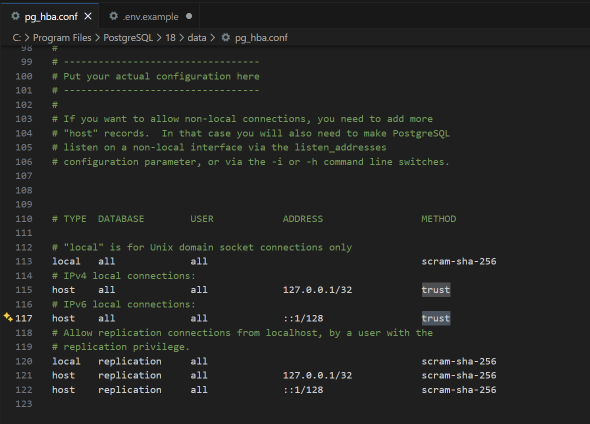
#> input picture img.png, 1179 x 847 px (shown at 1/2 size); its folder holds only this picture in this run
$ python -i preprocessing.py   (imports and definitions only)
#> lines starting #> are read from the running program, lines starting #| are printed output that depends on the picture; after the words box and inside, x2 and y2 are one past the last pixel; in counts of white or black regions, pixels touching at a corner belong together
#> further down, picture is the input picture: shape (847, 1179, 3); mean B, G, R 34.6, 36, 35.1
import os
import time
import random
from pathlib import Path
from concurrent.futures import ProcessPoolExecutor, as_completed
import multiprocessing as mp

import cv2
import numpy as np
from PIL import Image


# ===================== 你只需要改这里 =====================
IN_ROOT  = Path(os.getenv("PREPROCESS_IN_ROOT", "CHANGE_ME_PREPROCESS_IN_ROOT"))
OUT_ROOT = Path(os.getenv("PREPROCESS_OUT_ROOT", "CHANGE_ME_PREPROCESS_OUT_ROOT"))

OUT_SIZE = 384

INCLUDE_BASE = True       # 是否输出 base 图（仅拉伸到正方形+resize） -> _000
NUM_AUGS = 5              # 增强图数量（旋转后裁切） -> _001.._00x
ROTATE_DEG = 180           # 增强时旋转角度：[-20, +20]

JPG_QUALITY = 95
WORKERS = 8               # NVMe可8；普通SSD 4~6；机械2~4
PRINT_EVERY_DONE = 200    # 完成多少张“原图任务”打印一次进度

# 保险规则：增强图裁掉>30%就丢弃重做
MIN_KEEP_RATIO = 0.70     # 保留面积比例 >= 0.70 才合格（裁掉<=30%）
MAX_RETRY_PER_OUT = 20    # 每张增强输出最多重试次数
# =========================================================

IMG_EXTS = {".jpg", ".jpeg", ".png", ".bmp", ".webp"}


# [41 lines left out: functions fmt_time, resize_stretch_square, rotate_with_black, not called in this run]


def estimate_bbox_by_edges_ignore_black(img_bgr: np.ndarray, min_area=150):
#> called with min_area = 150
    h, w = img_bgr.shape[:2]
#> h = 847; w = 1179

    max_side = 720
    scale = 1.0
    if max(h, w) > max_side:
        scale = max_side / float(max(h, w))
#> scale = 0.611
        img_small = cv2.resize(img_bgr, (int(w * scale), int(h * scale)))
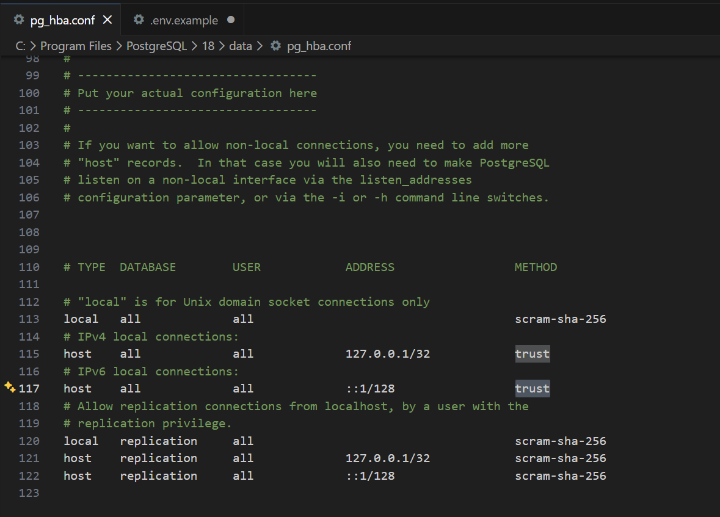
#> img_small: shape (517, 720, 3); mean B, G, R 34.6, 35.9, 35
    else:
        img_small = img_bgr

    gray = cv2.cvtColor(img_small, cv2.COLOR_BGR2GRAY)
    valid_mask = (gray > 10).astype(np.uint8) * 255
#> valid_mask: shape (517, 720); every value is 255

    gray = cv2.GaussianBlur(gray, (5, 5), 0)
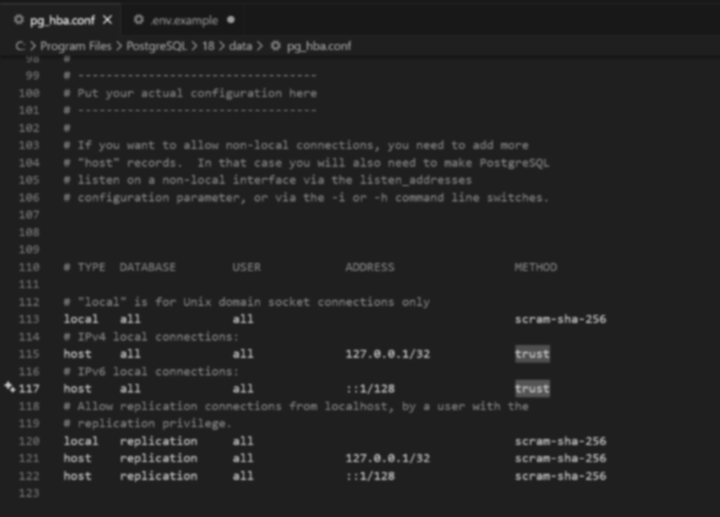
#> gray: shape (517, 720); min 23, max 193, mean 35.5
    edges = cv2.Canny(gray, 60, 160)
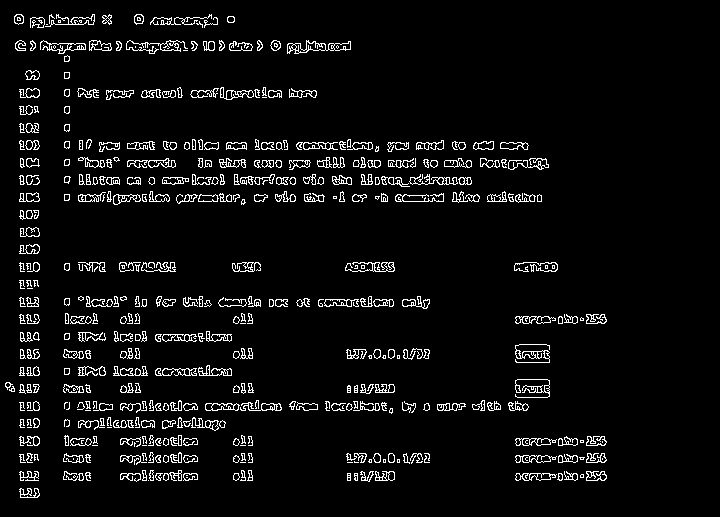
#> edges: shape (517, 720); 5.3% white in thin lines or dots, all inside (x1, y1, x2, y2) = (5, 14, 607, 498)
    edges = cv2.bitwise_and(edges, edges, mask=valid_mask)
    edges = cv2.dilate(edges, np.ones((5, 5), np.uint8), iterations=1)
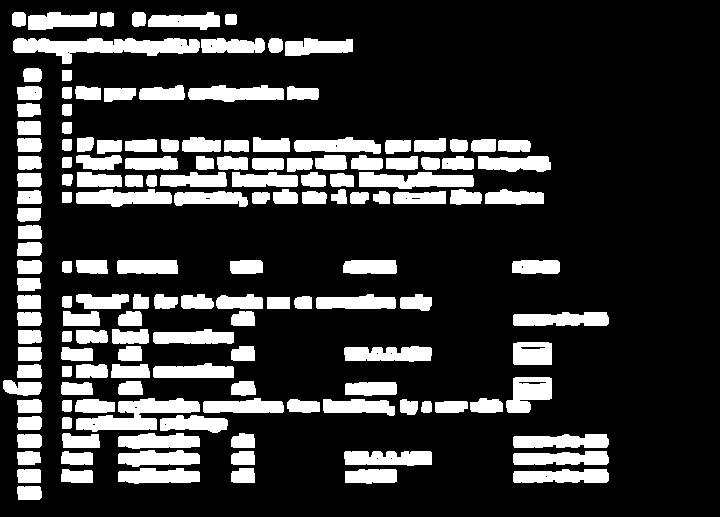
#> edges: shape (517, 720); 20.5% white; 156 white regions

    contours, _ = cv2.findContours(edges, cv2.RETR_EXTERNAL, cv2.CHAIN_APPROX_SIMPLE)
#> contours = 156 contours; largest, box (x1, y1, x2, y2) and area: (13, 38, 200, 64) 2367, (76, 398, 200, 432) 1892, (359, 172, 474, 189) 1332, (76, 189, 172, 207) 1108, (188, 85, 284, 102) 1108
    if not contours:
        return None

    c = max(contours, key=cv2.contourArea)
#> c = contour of 122 points, box (x1, y1, x2, y2) (13, 38, 200, 64), area 2367
    if cv2.contourArea(c) < min_area:
        return None

    x, y, bw, bh = cv2.boundingRect(c)
#> x = 13; y = 38; bw = 187; bh = 26

    if scale != 1.0:
        x = int(x / scale)
#> x = 21
        y = int(y / scale)
#> y = 62
        bw = int(bw / scale)
#> bw = 306
        bh = int(bh / scale)
#> bh = 42

    x1, y1, x2, y2 = x, y, x + bw, y + bh
#> x1 = 21; y1 = 62; x2 = 327; y2 = 104
    x1 = max(0, x1); y1 = max(0, y1)
    x2 = min(w, x2); y2 = min(h, y2)

    if (x2 - x1) * (y2 - y1) < 0.01 * w * h:
        return None

    return (x1, y1, x2, y2)


# [204 lines left out: functions make_square_crop_containing_bbox, aug_one_once, aug_one_with_retry, worker_process_one_image, main, not called in this run]


# [3 lines not run here, left out]

>>> import cv2
>>> picture = cv2.imread('../img.png')
>>> result = estimate_bbox_by_edges_ignore_black(picture)
#> result = (21, 62, 327, 104)
